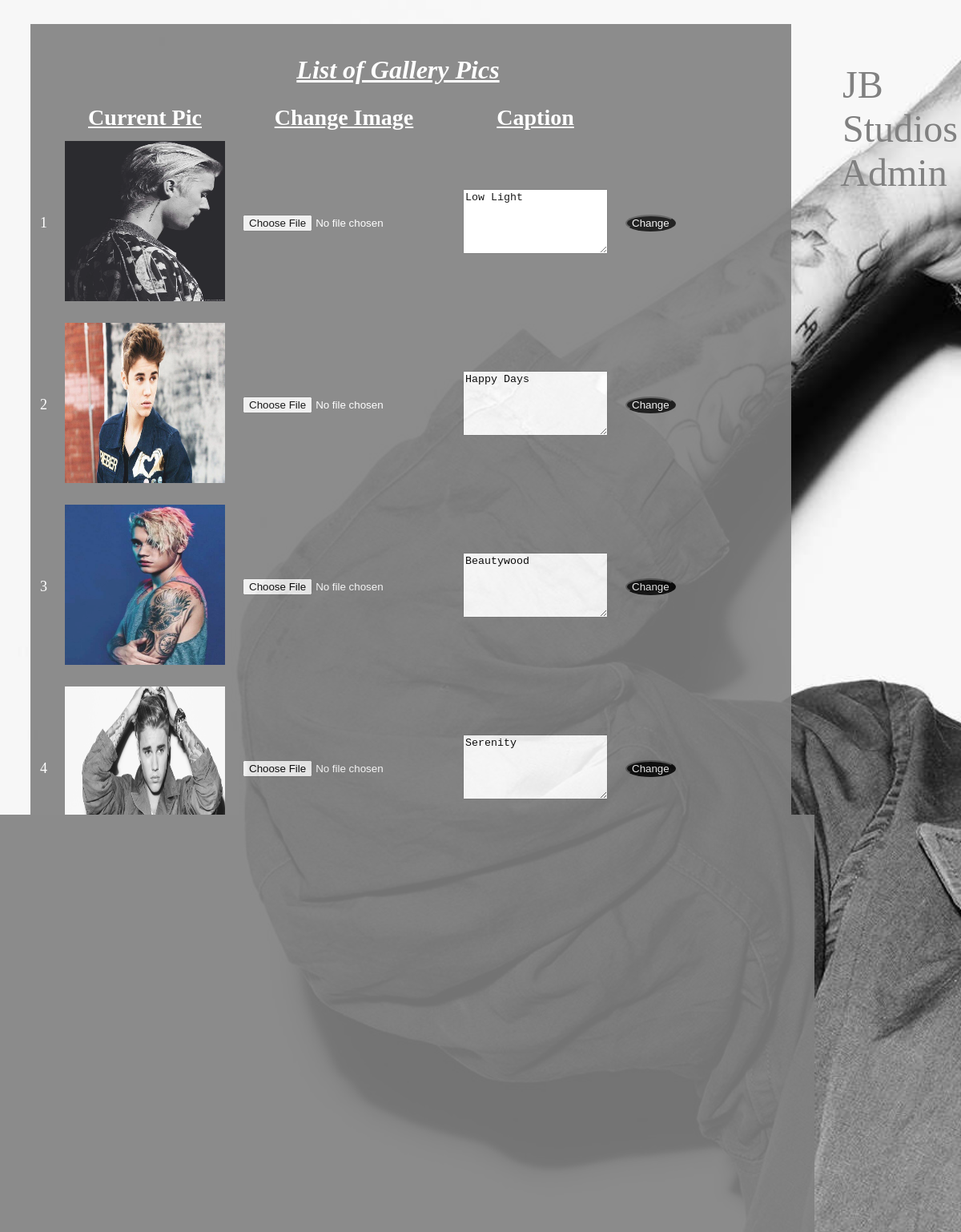
Screenshot of /admin/adminGalleryView.php with the database file from the repository.
### tables this page shows
CREATE TABLE IF NOT EXISTS `gallery` (
  `srNo` int(11) NOT NULL,
  `imageName` varchar(30) NOT NULL,
  `imageCaption` varchar(30) NOT NULL,
  PRIMARY KEY (`srNo`)
);

### admin/adminGalleryView.php (the view, shortened to what this page needs)
<!DOCTYPE html>
    <head>
        <link rel="stylesheet" href="adminCSS.css">
    </head>
    <body>
    <div  id='adminTitle'><p><pre  id="adminTitleText">
        JB
        Studios
        Admin<pre></p>
    </div>
    <div id="adminForm"  style="width: 950px; ">
        <br>
         <center><i><h1 style="color:white; text-decoration:underline">List of Gallery Pics</h1></i></center>
        <form>
            <table>
                <tr>
                    <th></th>
                    <th>Current Pic</th>
                    <th>Change Image</th>
                    <th>Caption</th>
                </tr>
                <?php
                     $result=mysql_query('select * from gallery');
                     while($row=mysql_fetch_array($result))
                    {
                        echo"<tr><td style='font-size: 18px; color:white' id='srNo'>".$row['srNo']."</td>
                             <td><a href='../img/".$row['imageName']."' data-lightbox='studio2' class='photostack-img'><img src='../img/".$row['imageName']."' style='opacity:1;'  height='200px' width='200px'/></a></td>
                             <td><input type='file' id='picfile' style='color:white'></td>
                             <td><textarea rows='5' cols='20' id='picCaption'>".$row['imageCaption']."</textarea></td>
                             <td><input type='button' id='b3' value='Change'></td></tr>";
                    }
                ?>
            </table>
        </form>
    </div>
        </body>
</html>

### admin/adminCSS.css (style rules this page uses)
body { background-image: url('../img/jb1.jpg'); background-size: cover; background-repeat: no-repeat; background-attachment: fixed; width:100%; }
#adminTitle { float:right; font-size: 48px; }
#adminTitleText { color:grey; font-family: Old English Text MT; }
td,tr { padding: 10px; }
#adminForm { margin: 30px; background-color: grey; width:35%; opacity: 0.9; }
a { color:white; font-size: 20px; text-decoration: none; }
#b3 { background-color: black; color: white; border-radius: 50% ; box-shadow: grey; opacity: 90%; }

### admin/adminGalleryView.php (style rules this page uses)
th { color:white; text-decoration: underline; text-decoration: bold; font-size:28px; }

### rows the page displays
gallery: srNo "1", imageName (picture), imageCaption "Low Light"
gallery: srNo "2", imageName (picture), imageCaption "Happy Days"
gallery: srNo "3", imageName (picture), imageCaption "Beautywood"
gallery: srNo "4", imageName (picture), imageCaption "Serenity"
gallery: imageName (picture), imageCaption "Forever this"
gallery: imageName (picture), imageCaption "Pure Soul"
